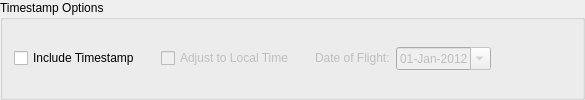
       <widget class="QGroupBox" name="groupBox_ts">
        <property name="sizePolicy">
         <sizepolicy hsizetype="Preferred" vsizetype="Fixed">
          <horstretch>0</horstretch>
          <verstretch>0</verstretch>
         </sizepolicy>
        </property>
        <property name="whatsThis">
         <string>&lt;html&gt;&lt;head/&gt;&lt;body&gt;&lt;p&gt;&lt;span style=&quot; font-size:9pt; font-weight:600; color:#00007f;&quot;&gt;Timestamp Options&lt;/span&gt;&lt;/p&gt;&lt;p&gt;Select options to include a date/time value for each exported record. This is based on the logged GPS Time of Week (iTOW) and is &lt;span style=&quot; font-weight:600;&quot;&gt;calculated based on the &lt;/span&gt;&lt;span style=&quot; font-weight:600; font-style:italic;&quot;&gt;Date of Flight&lt;/span&gt;&lt;span style=&quot; font-weight:600;&quot;&gt; field in this section&lt;/span&gt;. The default date shown is based on the log file modification date, which may or may not be correct. Even if the date is not set correctly, the time value will still be exact.&lt;/p&gt;&lt;p&gt;Date and time is output in UTC (GMT) time by default. Select &lt;span style=&quot; font-weight:600; font-style:italic;&quot;&gt;Adjust to Local Time&lt;/span&gt; to use the time zone information on this computer to change the timestamp to local time.&lt;/p&gt;&lt;/body&gt;&lt;/html&gt;</string>
        </property>
        <property name="title">
         <string>Timestamp Options</string>
        </property>
        <property name="alignment">
         <set>Qt::AlignLeading|Qt::AlignLeft|Qt::AlignTop</set>
        </property>
        <layout class="QGridLayout" name="gridLayout_4" columnstretch="1,1">
         <property name="topMargin">
          <number>4</number>
         </property>
         <property name="bottomMargin">
          <number>4</number>
         </property>
         <item row="0" column="0">
          <layout class="QHBoxLayout" name="horizontalLayout_6">
           <property name="spacing">
            <number>6</number>
           </property>
           <item alignment="Qt::AlignLeft">
            <widget class="QCheckBox" name="checkBox_timestamp">
             <property name="sizePolicy">
              <sizepolicy hsizetype="Minimum" vsizetype="Fixed">
               <horstretch>0</horstretch>
               <verstretch>0</verstretch>
              </sizepolicy>
             </property>
             <property name="toolTip">
              <string>Include GPS date/time in output</string>
             </property>
             <property name="text">
              <string>Include Timestamp</string>
             </property>
            </widget>
           </item>
           <item>
            <spacer name="horizontalSpacer_9">
             <property name="orientation">
              <enum>Qt::Horizontal</enum>
             </property>
             <property name="sizeType">
              <enum>QSizePolicy::Fixed</enum>
             </property>
             <property name="sizeHint" stdset="0">
              <size>
               <width>15</width>
               <height>20</height>
              </size>
             </property>
            </spacer>
           </item>
           <item>
            <widget class="QCheckBox" name="checkBox_localtime">
             <property name="enabled">
              <bool>false</bool>
             </property>
             <property name="sizePolicy">
              <sizepolicy hsizetype="Minimum" vsizetype="Fixed">
               <horstretch>0</horstretch>
               <verstretch>0</verstretch>
              </sizepolicy>
             </property>
             <property name="toolTip">
              <string>&lt;html&gt;&lt;head/&gt;&lt;body&gt;&lt;p&gt;Adjust timestamp to local time based on computer settings&lt;/p&gt;&lt;/body&gt;&lt;/html&gt;</string>
             </property>
             <property name="text">
              <string>Adjust to Local Time</string>
             </property>
             <property name="checked">
              <bool>false</bool>
             </property>
            </widget>
           </item>
           <item>
            <spacer name="horizontalSpacer_8">
             <property name="orientation">
              <enum>Qt::Horizontal</enum>
             </property>
             <property name="sizeType">
              <enum>QSizePolicy::Fixed</enum>
             </property>
             <property name="sizeHint" stdset="0">
              <size>
               <width>15</width>
               <height>20</height>
              </size>
             </property>
            </spacer>
           </item>
           <item>
            <widget class="QLabel" name="label_dateOfFlight">
             <property name="enabled">
              <bool>false</bool>
             </property>
             <property name="sizePolicy">
              <sizepolicy hsizetype="Fixed" vsizetype="Maximum">
               <horstretch>0</horstretch>
               <verstretch>0</verstretch>
              </sizepolicy>
             </property>
             <property name="text">
              <string>Date of Flight:</string>
             </property>
             <property name="alignment">
              <set>Qt::AlignLeading|Qt::AlignLeft|Qt::AlignTop</set>
             </property>
             <property name="buddy">
              <cstring>dateEdit_logDate</cstring>
             </property>
            </widget>
           </item>
           <item>
            <widget class="QDateEdit" name="dateEdit_logDate">
             <property name="enabled">
              <bool>false</bool>
             </property>
             <property name="sizePolicy">
              <sizepolicy hsizetype="Maximum" vsizetype="Fixed">
               <horstretch>0</horstretch>
               <verstretch>0</verstretch>
              </sizepolicy>
             </property>
             <property name="toolTip">
              <string>&lt;html&gt;&lt;head/&gt;&lt;body&gt;&lt;p&gt;Actual UTC date of the flight (in case log creation date is incorrect).&lt;/p&gt;&lt;/body&gt;&lt;/html&gt;</string>
             </property>
             <property name="maximumDateTime">
              <datetime>
               <hour>4</hour>
               <minute>59</minute>
               <second>59</second>
               <year>3001</year>
               <month>1</month>
               <day>29</day>
              </datetime>
             </property>
             <property name="minimumDateTime">
              <datetime>
               <hour>5</hour>
               <minute>0</minute>
               <second>0</second>
               <year>2010</year>
               <month>1</month>
               <day>1</day>
              </datetime>
             </property>
             <property name="displayFormat">
              <string notr="true">dd-MMM-yyyy</string>
             </property>
             <property name="calendarPopup">
              <bool>true</bool>
             </property>
             <property name="currentSectionIndex">
              <number>0</number>
             </property>
             <property name="timeSpec">
              <enum>Qt::UTC</enum>
             </property>
             <property name="date">
              <date>
               <year>2012</year>
               <month>1</month>
               <day>1</day>
              </date>
             </property>
            </widget>
           </item>
           <item>
            <spacer name="horizontalSpacer_4">
             <property name="orientation">
              <enum>Qt::Horizontal</enum>
             </property>
             <property name="sizeHint" stdset="0">
              <size>
               <width>40</width>
               <height>20</height>
              </size>
             </property>
            </spacer>
           </item>
          </layout>
         </item>
         <item row="0" column="1">
          <layout class="QHBoxLayout" name="horizontalLayout_ts" stretch="0">
           <property name="spacing">
            <number>16</number>
           </property>
           <item>
            <spacer name="horizontalSpacer_ts">
             <property name="orientation">
              <enum>Qt::Horizontal</enum>
             </property>
             <property name="sizeType">
              <enum>QSizePolicy::Expanding</enum>
             </property>
             <property name="sizeHint" stdset="0">
              <size>
               <width>40</width>
               <height>20</height>
              </size>
             </property>
            </spacer>
           </item>
          </layout>
         </item>
        </layout>
       </widget>
